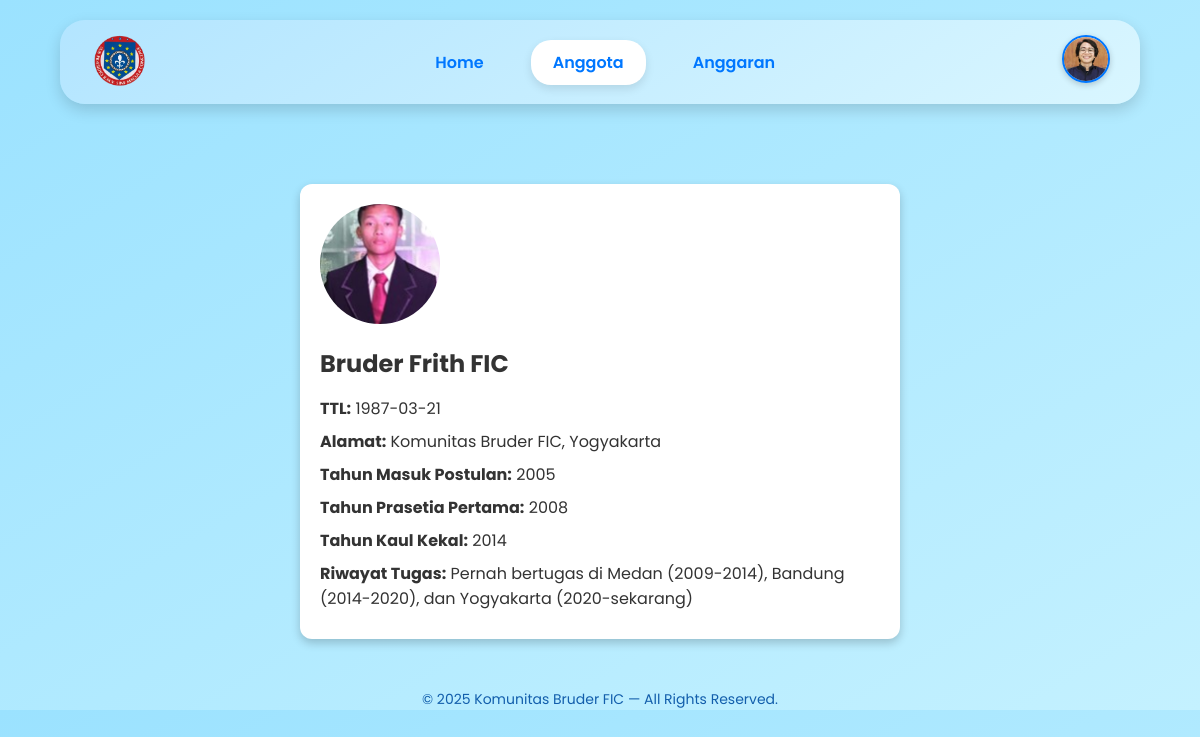
The app's page /detail_bruder.php?id=2 (signed in) with its own data.
### tables this page shows
CREATE TABLE `data_bruder` (
  `ID_bruder` int(11) NOT NULL,
  `nama_bruder` varchar(100) DEFAULT NULL,
  `gambar_bruder` varchar(255) DEFAULT NULL,
  `ttl_bruder` date DEFAULT NULL,
  `alamat_bruder` text DEFAULT NULL,
  `tahun_masuk_postulan` year(4) DEFAULT NULL,
  `tahun_prasetia_pertama` year(4) DEFAULT NULL,
  `tahun_kaul_kekal` year(4) DEFAULT NULL,
  `riwayat_tugas` text DEFAULT NULL,
  `unit_kerja` varchar(100) DEFAULT NULL,
  `alamat` varchar(255) DEFAULT NULL,
  `no_telp` varchar(20) DEFAULT NULL,
  `email` varchar(100) DEFAULT NULL,
  `foto` varchar(100) DEFAULT NULL
);

### detail_bruder.php (the view, shortened to what this page needs)
<?php
try {
    $pdo = new PDO("mysql:host=localhost;dbname=ibd_kelompok6_brd", "root", "");
    $pdo->setAttribute(PDO::ATTR_ERRMODE, PDO::ERRMODE_EXCEPTION);
    $stmt = $pdo->prepare("SELECT * FROM data_bruder WHERE ID_bruder = ?");
    $stmt->execute([$_GET['id']]);
    $bruder = $stmt->fetch(PDO::FETCH_ASSOC);
    $stmt2 = $pdo->prepare("
        SELECT db.foto
        FROM login_bruder lb
        LEFT JOIN data_bruder db ON lb.ID_bruder = db.ID_bruder
        WHERE lb.ID_bruder = ?
    ");
    $stmt2->execute([$_SESSION['ID_bruder']]);
    $user = $stmt2->fetch(PDO::FETCH_ASSOC);
    $foto = !empty($user['foto']) ? $user['foto'] : 'default.png';
} catch (PDOException $e) {
    die("Koneksi gagal: " . $e->getMessage());
}
?>
<!DOCTYPE html>
<html lang="id">
<head>
</head>
<body>
    <header>
        <img src="foto/logo.png" alt="Logo" class="logo">
        <nav>
            <a href="dashboard_eco.php">Home</a>
            <a href="anggota.php" class="active">Anggota</a>
            <?php if ($_SESSION['status'] === 'econom'): ?>
                <a href="anggaran_eco.php">Anggaran</a>
            <?php else: ?>
                <a href="#" onclick="alert('Anggaran hanya bisa diakses oleh Ekonom!'); return false;">Anggaran</a>
            <?php endif; ?>
        </nav>
        <div class="profile-wrapper" onclick="toggleDropdown()">
            <img src="foto/<?= htmlspecialchars($foto) ?>" alt="Foto Bruder" class="profile-pic">
        </div>
    </header>
    <div class="detail-card">
        <img src="foto/<?= htmlspecialchars($bruder['foto'] ?? 'default.png') ?>" alt="Foto">
        <h2><?= htmlspecialchars($bruder['nama_bruder']) ?></h2>
        <p><strong>TTL:</strong> <?= htmlspecialchars($bruder['ttl_bruder']) ?></p>
        <p><strong>Alamat:</strong> <?= htmlspecialchars($bruder['alamat_bruder']) ?></p>
        <p><strong>Tahun Masuk Postulan:</strong> <?= htmlspecialchars($bruder['tahun_masuk_postulan']) ?></p>
        <p><strong>Tahun Prasetia Pertama:</strong> <?= htmlspecialchars($bruder['tahun_prasetia_pertama']) ?></p>
        <p><strong>Tahun Kaul Kekal:</strong> <?= htmlspecialchars($bruder['tahun_kaul_kekal']) ?></p>
        <p><strong>Riwayat Tugas:</strong> <?= htmlspecialchars($bruder['riwayat_tugas']) ?></p>
    </div>
    <footer>
        © <?= date('Y') ?> Komunitas Bruder FIC — All Rights Reserved.
    </footer>
</body>
</html>

### detail_bruder.php (style rules this page uses)
* { margin: 0; padding: 0; box-sizing: border-box; }
body { font-family: 'Poppins', sans-serif; background: linear-gradient(to bottom right, #9be2ff, #c4f1ff); color: #333; }
header { background: linear-gradient(145deg, #b3e5ff, #d9f6ff); box-shadow: 0 6px 15px rgba(0,0,0,0.15); padding: 12px 30px; display: flex; align-items: center; justify-content: space-between; position: sticky; top: 0; z-index: 1000; border-radius: 25px; margin: 20px auto; width: 90%; }
.logo { height: 60px; }
nav { display: flex; gap: 25px; }
nav a { color: #0077ff; font-weight: 600; text-decoration: none; padding: 10px 22px; border-radius: 20px; transition: all 0.3s ease; }
nav a.active { background: white; color: #0077ff; box-shadow: 0 4px 10px rgba(0,0,0,0.1); }
.profile-wrapper { position: relative; cursor: pointer; }
.profile-pic { width: 48px; height: 48px; border-radius: 50%; object-fit: cover; border: 2px solid #0077ff; box-shadow: 0 2px 6px rgba(0,0,0,0.2); }
.detail-card { max-width: 600px; margin: 80px auto 20px auto; background: white; padding: 20px; border-radius: 12px; box-shadow: 0 4px 10px rgba(0,0,0,0.2); }
.detail-card img { width: 120px; height: 120px; border-radius: 50%; object-fit: cover; margin-bottom: 15px; }
.detail-card h2 { margin: 0 0 15px; }
.detail-card p { margin: 8px 0; }
footer { margin-top: 50px; text-align: center; color: #004fa3; opacity: 0.9; font-size: 14px; }

### records on screen
data_bruder: foto (picture)
data_bruder: foto (picture), nama_bruder "Bruder Frith FIC", ttl_bruder "1987-03-21", alamat_bruder "Komunitas Bruder FIC, Yogyakarta", tahun_masuk_postulan "2005", tahun_prasetia_pertama "2008", tahun_kaul_kekal "2014", riwayat_tugas "Pernah bertugas di Medan (2009-2014), Bandung (2014-2020), dan Yogyakarta (2020-sekarang)"
